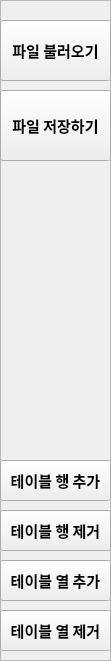
     <widget class="QFrame" name="frame_2">
      <property name="geometry">
       <rect>
        <x>1120</x>
        <y>0</y>
        <width>111</width>
        <height>661</height>
       </rect>
      </property>
      <property name="frameShape">
       <enum>QFrame::StyledPanel</enum>
      </property>
      <property name="frameShadow">
       <enum>QFrame::Raised</enum>
      </property>
      <widget class="QPushButton" name="pushButton_14">
       <property name="geometry">
        <rect>
         <x>0</x>
         <y>20</y>
         <width>111</width>
         <height>61</height>
        </rect>
       </property>
       <property name="font">
        <font>
         <family>Agency FB</family>
         <pointsize>11</pointsize>
         <weight>75</weight>
         <bold>true</bold>
        </font>
       </property>
       <property name="text">
        <string>파일 불러오기</string>
       </property>
       <property name="autoDefault">
        <bool>false</bool>
       </property>
       <property name="flat">
        <bool>false</bool>
       </property>
      </widget>
      <widget class="QPushButton" name="pushButton_15">
       <property name="geometry">
        <rect>
         <x>0</x>
         <y>90</y>
         <width>111</width>
         <height>71</height>
        </rect>
       </property>
       <property name="font">
        <font>
         <family>Agency FB</family>
         <pointsize>11</pointsize>
         <weight>75</weight>
         <bold>true</bold>
        </font>
       </property>
       <property name="text">
        <string>파일 저장하기</string>
       </property>
       <property name="autoDefault">
        <bool>false</bool>
       </property>
       <property name="flat">
        <bool>false</bool>
       </property>
      </widget>
      <widget class="QPushButton" name="pushButton_16">
       <property name="geometry">
        <rect>
         <x>0</x>
         <y>460</y>
         <width>111</width>
         <height>41</height>
        </rect>
       </property>
       <property name="font">
        <font>
         <family>Agency FB</family>
         <pointsize>11</pointsize>
         <weight>75</weight>
         <bold>true</bold>
        </font>
       </property>
       <property name="text">
        <string>테이블 행 추가</string>
       </property>
       <property name="autoDefault">
        <bool>false</bool>
       </property>
       <property name="flat">
        <bool>false</bool>
       </property>
      </widget>
      <widget class="QPushButton" name="pushButton_17">
       <property name="geometry">
        <rect>
         <x>0</x>
         <y>510</y>
         <width>111</width>
         <height>41</height>
        </rect>
       </property>
       <property name="font">
        <font>
         <family>Agency FB</family>
         <pointsize>11</pointsize>
         <weight>75</weight>
         <bold>true</bold>
        </font>
       </property>
       <property name="text">
        <string>테이블 행 제거</string>
       </property>
       <property name="autoDefault">
        <bool>false</bool>
       </property>
       <property name="flat">
        <bool>false</bool>
       </property>
      </widget>
      <widget class="QPushButton" name="pushButton_18">
       <property name="geometry">
        <rect>
         <x>0</x>
         <y>560</y>
         <width>111</width>
         <height>41</height>
        </rect>
       </property>
       <property name="font">
        <font>
         <family>Agency FB</family>
         <pointsize>11</pointsize>
         <weight>75</weight>
         <bold>true</bold>
        </font>
       </property>
       <property name="text">
        <string>테이블 열 추가</string>
       </property>
       <property name="autoDefault">
        <bool>false</bool>
       </property>
       <property name="flat">
        <bool>false</bool>
       </property>
      </widget>
      <widget class="QPushButton" name="pushButton_19">
       <property name="geometry">
        <rect>
         <x>0</x>
         <y>610</y>
         <width>111</width>
         <height>41</height>
        </rect>
       </property>
       <property name="font">
        <font>
         <family>Agency FB</family>
         <pointsize>11</pointsize>
         <weight>75</weight>
         <bold>true</bold>
        </font>
       </property>
       <property name="text">
        <string>테이블 열 제거</string>
       </property>
       <property name="autoDefault">
        <bool>false</bool>
       </property>
       <property name="flat">
        <bool>false</bool>
       </property>
      </widget>
     </widget>
